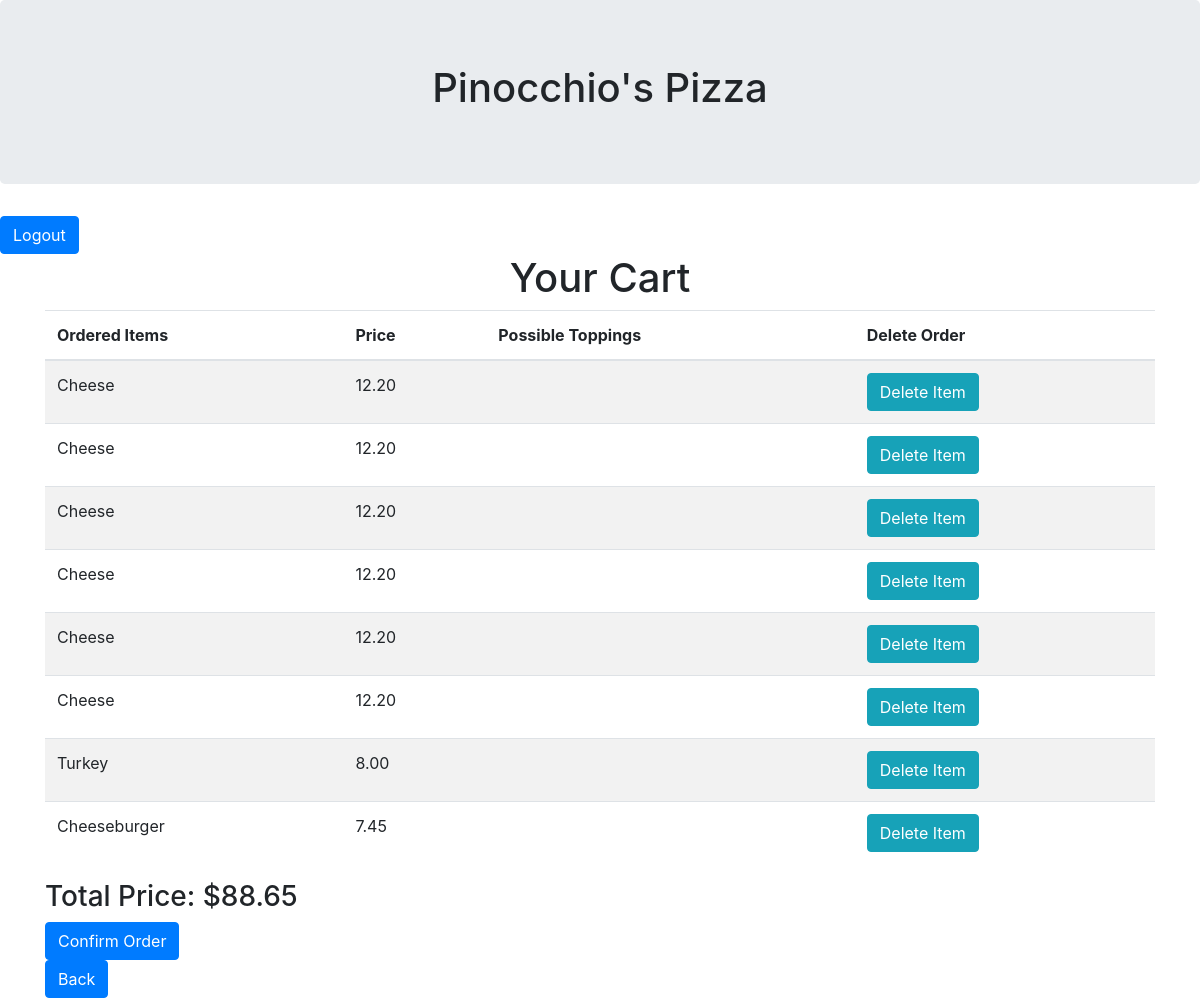
Before: /view_cart (signed in) with the older database file.
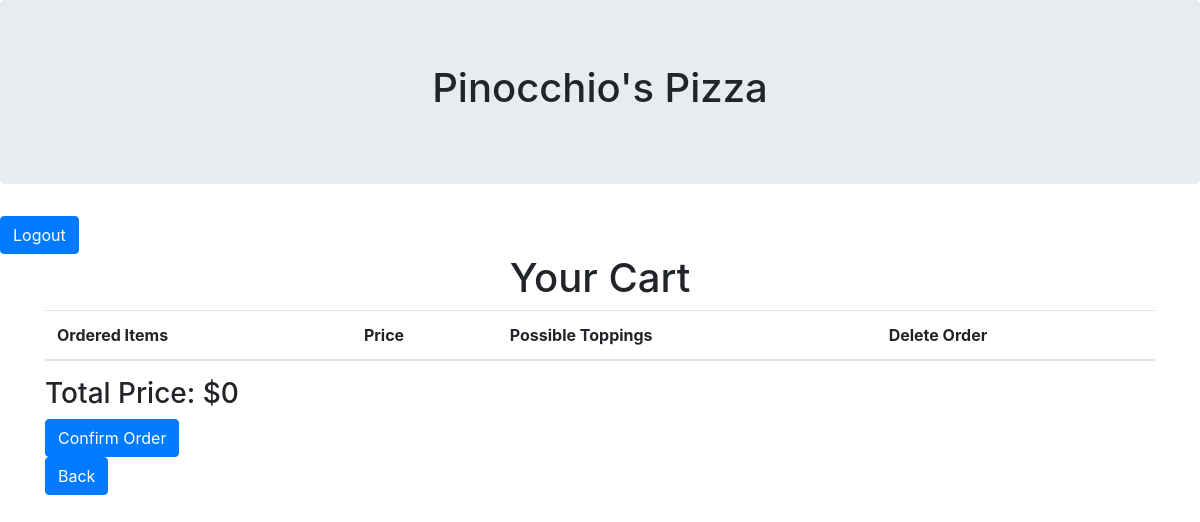
After: the same page with the newer database file.
### orders/models.py (models this page shows)
class Orders(models.Model):
    user = models.CharField(max_length = 64)
    order_items = models.CharField(max_length = 1024)
    price = models.DecimalField(decimal_places=2, max_digits=6)
    topping = models.IntegerField()
    toppings = models.CharField(null=True,blank=True,max_length = 1024)

### orders/views.py (the view)
# urls.py: path("view_cart", views.view_cart, name="view_cart"),
@login_required
def view_cart(request):
    username = request.user.username
    ordered_item = Orders.objects.filter(user = username)
    added_price = 0
    topping_arr = []
    for prices in range(len(ordered_item)):
        added_price = added_price + ordered_item[prices].price
    for x in range(len(ordered_item)):
        topping_arr.append(ordered_item[x].topping)
    context = {
        "ordered_item": ordered_item,
        "added_price": added_price,
        "topping":  topping_arr
    }
    return render(request, 'orders/cart.html', context)

### orders/templates/orders/cart.html (shortened to what this page needs)
{% extends 'layout.html' %}
{% block content %}
    <center><div><h1>Your Cart</h1></div></center>
    <form action="{% url 'confirm_order' %}" method="post">
        <table class = "table table-striped">
            <thead>
                <th scope="col">Ordered Items</th>
                <th scope="col">Price</th>
                <th scope="col">Possible Toppings</th>
                <th scope="col">Delete Order</th>
            </thead>
            <tbody>
            {% for retrieve in ordered_item %}
                <tr>
                    <td>{{ retrieve.order_items }}</td>
                    <td>{{ retrieve.price }}</td>
                    <td>
                    </td>
                    <td><a class="btn btn-info" href="{% url 'remove_user' retrieve.id %}">Delete Item</a></td>
                </tr>
            {% endfor %}
            </tbody>
        </table>
        <h3>Total Price: ${{ added_price }}</h3>
        <button class="btn btn-primary" type="submit">Confirm Order</button>
    </form>
    <a href="{% url 'index' %}" class="btn btn-primary">Back</a>
{% endblock %}

Changed rows visible on the page:
removed Orders: order_items "Cheese", price "12.20"
removed Orders: order_items "Cheese", price "12.20"
removed Orders: order_items "Cheese", price "12.20"
removed Orders: order_items "Cheese", price "12.20"
removed Orders: order_items "Cheese", price "12.20"
removed Orders: order_items "Cheese", price "12.20"
removed Orders: order_items "Turkey", price "8.00"
removed Orders: order_items "Cheeseburger", price "7.45"
Other visible differences:
{{ added_price }}: "88.65" → "0"
